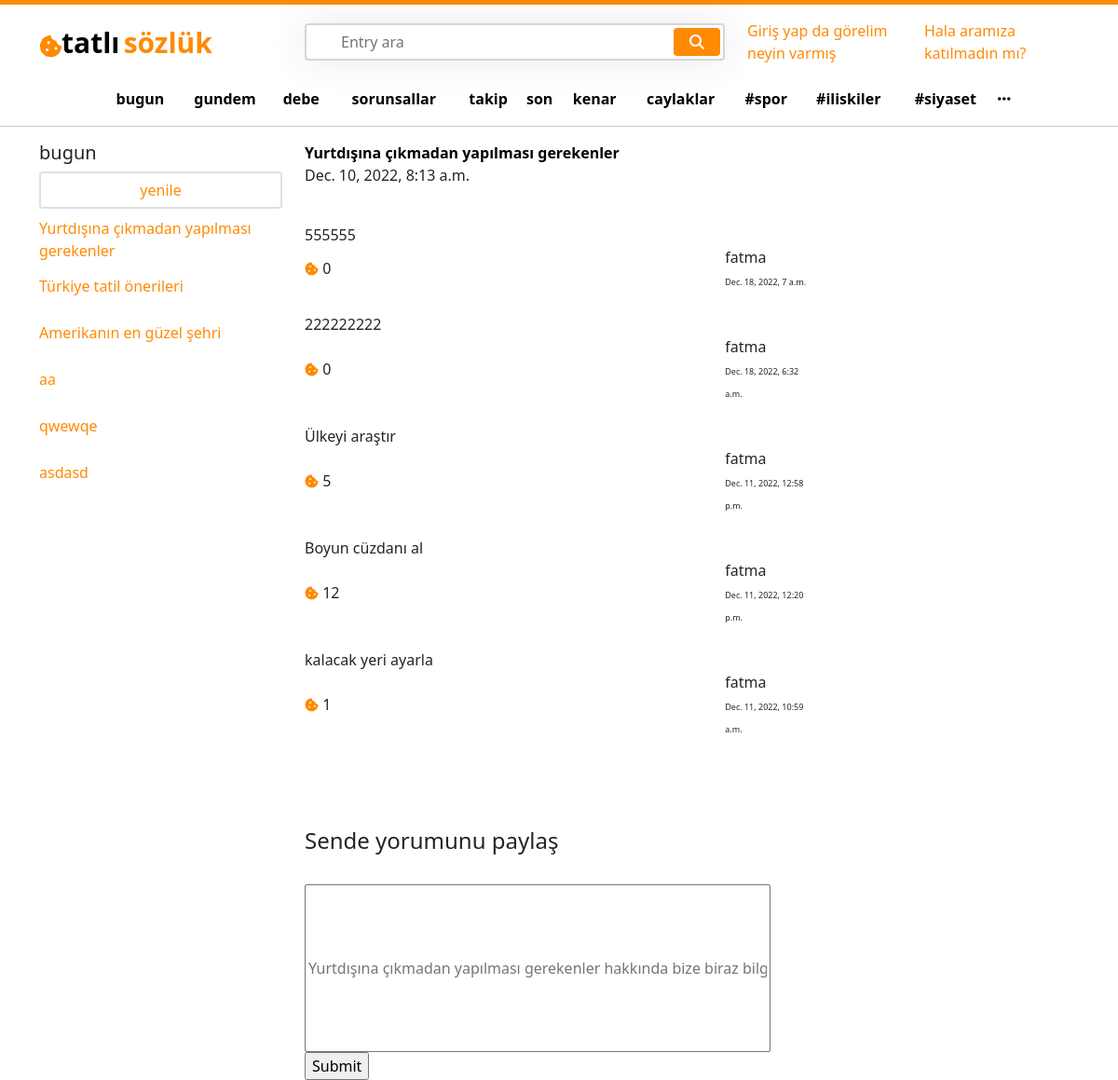
The page /Yurtdışına çıkmadan yapılması gerekenler/ on the database as committed earlier.
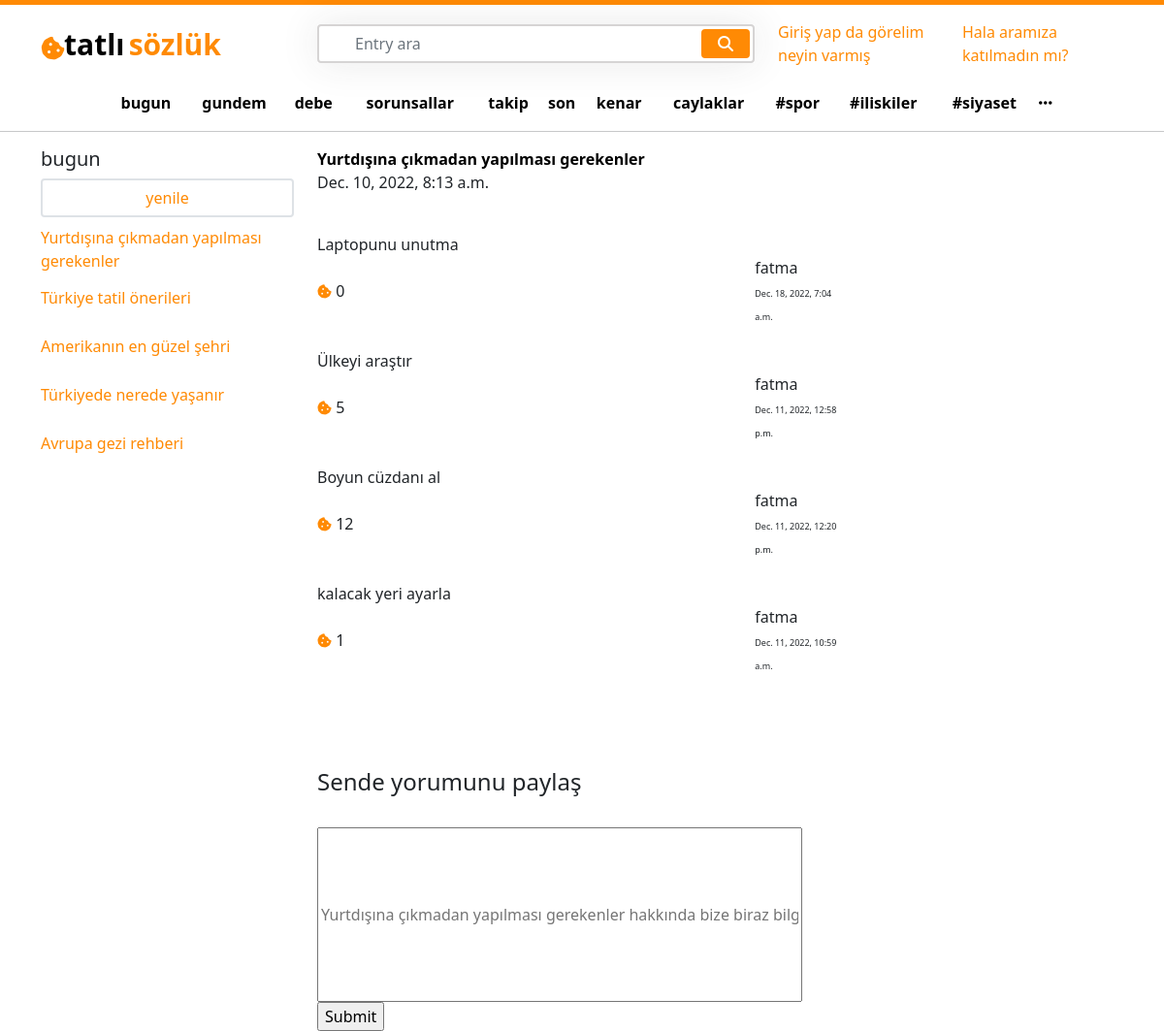
The same page on the database as committed later.
### entry/models.py (models this page shows, shortened)
class Entry(models.Model):
    user = models.ForeignKey(User, on_delete=models.CASCADE)
    entry_slug =  models.CharField(max_length=85, blank=True, null=True)
    entry_name =  models.CharField(max_length=85, blank=True, null=True)
    created_at = models.DateTimeField(auto_now_add=True)
    updated_at = models.DateTimeField(auto_now=True)

class EntryComments(models.Model):
    writer = models.ForeignKey(User, on_delete=models.CASCADE)
    comment_body =  models.CharField(max_length=85, blank=True, null=True)
    commented_entry = models.ForeignKey(Entry, on_delete=models.CASCADE)
    likes_to_the_comment = models.PositiveIntegerField(default=0)
    created_at = models.DateTimeField(auto_now_add=True)

### user/models.py (models this page shows, shortened)
class User(AbstractBaseUser):
    email = models.EmailField(max_length=100, unique=True)
    username = models.CharField(max_length=50, unique=True)
    date_joined = models.DateTimeField(auto_now_add=True)
    last_login = models.DateTimeField(auto_now_add=True)
    created_date = models.DateTimeField(auto_now_add=True)
    modified_date = models.DateTimeField(auto_now=True)
    is_admin = models.BooleanField(default=True)
    is_staff = models.BooleanField(default=True)
    is_active = models.BooleanField(default=True)
    is_superadmin = models.BooleanField(default=True)
    USERNAME_FIELD = 'email'
    REQUIRED_FIELDS = ['username']
    objects = UserManager()

### entry/views.py (the view)
# urls.py: path('<str:pk>/', views.entry_detail, name='entry_detail'),
def entry_detail(request, pk):
    all_entries = Entry.objects.all()
    entry_detail = get_object_or_404(Entry, entry_name=pk)
    bring_entry_info = Entry.objects.filter(entry_name=pk)
    entry_comment = EntryComments.objects.filter(commented_entry__entry_name=pk).order_by('-created_at')
    if request.method == "POST":
        comment_body = request.POST['comment_body']
        new_comment = EntryComments.objects.create(commented_entry=entry_detail, comment_body=comment_body)
        new_comment.save()
    context = {
        'entry_detail' : entry_detail,
        "all_entries" :  all_entries,
        'bring_entry_info' : bring_entry_info,
        'entry_comment' :entry_comment,
    }
    return render(request, "entry_detail.html",context)

### templates/entry_detail.html (shortened to what this page needs)
{% extends 'base.html' %}
{% load static %}
{% block content %}
<div class="col-lg-6 ">
    <div class="row">
        {% for i in bring_entry_info %}
            <div class="col-lg-12">
                <a href="{% url 'entry_detail' i.id %}" >
                    <b style="color:black ;">  {{i.entry_name}}</b>
                </a>
            </div>
            <div class="col-lg-12">
                {{i.created_at}}
            </div>
            <div class="col-lg-12 mt-3">
                {% for a in entry_comment %}
                <div class="col-lg-12 mt-4">
                    {{a.comment_body}}
                </div>
                   <div class="row justify-content-between">
                        <div class="col-lg-3 my-auto">
                            <i class="fa-solid fa-cookie-bite" id="logo" style="font-size:15px ;"></i>
                            {{a.likes_to_the_comment}}
                        </div>
                        <div class="col-lg-5">
                            <div class="row justify-content-end">
                                <div class="col-lg-6">
                                    <div class="col-lg-12">
                                        {{a.commented_entry.user.username}}
                                    </div>
                                    <div class="col-lg-12">
                                       <small style="font-size: 9px;">{{a.created_at}}</small>
                                    </div>
                                </div>
                            </div>
                        </div>
                    </div>
                {% endfor %}
            </div>
        <div class="col-lg-12">
            <form action="" method="POST">
                <div class="col-lg-12">
                    <b>{{searched_entry}}</b><br><br><br><br>
                    <h4>Sende yorumunu paylaş </h4>
                     <br>
<input placeholder="{{i.entry_name}} hakkında bize biraz bilgi ver" name="comment_body" style="height:180px; width: 500px;"></input>{{form.comment_body}}
                    <br>
                    <input type="submit" value="Submit">
                </div>
            </form>
        </div>
        {% endfor %}
    </div>
</div>
{% endblock %}

### templates/base.html (shortened to what this page needs)
{% load static %}
<!DOCTYPE html>
<html lang="en">
<head>
    <link href="https://cdn.jsdelivr.net/npm/bootstrap@5.1.3/dist/css/bootstrap.min.css" rel="stylesheet">
    <link rel="stylesheet" href="https://cdnjs.cloudflare.com/ajax/libs/font-awesome/6.2.1/css/all.min.css" />
    <link rel="stylesheet" href="{% static 'css/home.css' %}">
</head>
<body>
    <div class="topline"></div>
    <div class="container mt-3">
        <div class="row d-flex align-items-center">
            <div class="col-lg-3">
                <div class="row">
                    <div class="col-lg-1" style="margin-top: 14px;">
                        <i class="fa-solid fa-cookie-bite" id="logo" style="font-size:25px ;"></i>
                    </div>
                    <div class="col-lg-10">
                        <a href="{% url 'home' %}">
                            <span class="logo_left p-0 m-0" style="color: black;">tatlı</span>
                            <span class="logo_right p-0 m-0">sözlük</span>
                        </a>
                    </div>
                </div>
            </div>
            <div class="col-5">
                <div class="search">
                    <form action="{% url 'entrypage' %}" method="POST">
                        <input type="text" class="form-control" name="searched_entry" placeholder="Entry ara">
                        <button type="submit" name="search_entry_button" value="Submit" class="btn btn-primary"><i class="fa fa-search"></i></button>
                    </form>
                </div>
            </div>
            <div class="col-lg-4">
                <div class="row justify-content-end">
                    {% if request.user.is_authenticated %}
                    <div class="col-lg-3 my-auto">
                        <a href="{% url 'user_page' %}" style="text-decoration: none;">
                            <i class="fa-regular fa-user" style=" color:  rgb(255, 138, 4);;"></i>
                            <span>{{request.user.username}}</span>
                        </a>
                    </div>
                    <div class="col-lg-3">
                        <button type="button" class="btn btn-primary topbtn">
                            <i class="fa-regular fa-message"></i>
                            <span>mesaj</span>
                        </button>
                    </div>
                    <div class="col-lg-3">
                        <button type="button" class="btn btn-primary topbtn">
                            <i class="fa-solid fa-arrow-trend-up"></i>
                            <span>olay</span>
                        </button>
                    </div>
                    <div class="col-lg-2 my-auto dots_for_box" >
                        <span style="cursor: pointer;">
                            <i class="fa-solid fa-ellipsis" style=" color:  rgb(255, 138, 4);;"></i>
                        </span>
                    </div>
                    <div class="base_box_top p-0" id="base_box_top">
                        <div class="row">
                            <a href="" style="color: black;" class="base_box_top_div">
                                <div class="col-lg-12 p-2">
                                    <span>kanallar</span>
                                </div>
                            </a>
                           <a href="" style="color: black;" class="base_box_top_div">
                                <div class="col-lg-12 p-2 ">
                                    <span>çöp</span>
                                </div>
                            </a>
                            <a href="" style="color: black;" class="base_box_top_div">
                                <div class="col-lg-12 p-2">
                                    <span>ayarlar</span>
                                </div>
                            </a>
                            <a href="" style="color: black;" class="base_box_top_div">
                                <div class="col-lg-12 p-2">
                                    <span>gece modu</spa>
                                </div>
                            </a>
                            <a href="" style="color: black;" class="base_box_top_div">
                                <div class="col-lg-12 p-2">
                                    <span>takip/engellenmiş</span>
                                </div>
                            </a>
                            <a href="{% url 'logout' %}" style="color: black;" class="base_box_top_div">
                                <div class="col-lg-12 p-2 ">
                                    <span>çıkış yap</span>
                                </div>
                            </a>
                        </div>
                    </div>
                    <div class="col-lg-12">
                        {% else %}
                        <a href="{% url 'login' %}" style="width: 50%;">Giriş yap da görelim neyin varmış</a>
                        <a href="{% url 'register' %}" style="width: 50%;">Hala aramıza katılmadın mı?</a>
                        {% endif %}
                    </div>
                </div>
            </div>
        </div>
        <div class="row justify-content-center mt-4">
            <table style="width:80%">
                <tr>
                  <td><a href="" class="td ">bugun</a></td>
                  <td><a href="" class="td">gundem</a></td>
                  <td><a href="" class="td">debe</a></td>
                  <td><a href="" class="td">sorunsallar</a></td>
                  <td><a href="" class="td">takip</a></td>
                  <td><a href="" class="td">son</a></td>
                  <td><a href="" class="td">kenar</a></td>
                  <td><a href="" class="td">caylaklar</a></td>
                  <td><a href="" class="td">#spor</a></td>
                  <td><a href="" class="td">#iliskiler</a></td>
                  <td><a href="" class="td">#siyaset</a></td>
                  <td><a href="" class="td"><i class="fa-solid fa-ellipsis"></i></a></td>
                </tr>
              </table>
        </div>
<hr>
<div class="container">
    <div class="row">
        <div class="col-lg-3 main_left">
            <div class="col-lg-12">
                <h5>bugun</h5>
            </div>
            <div class="col-lg-12">
                <button class="btn btn-light w-100 border border-2" style="background-color: transparent !important;">
                 <a href="" style=" text-decoration: none; color:  rgb(255, 138, 4);;">yenile</a>
                </button>
            </div>
            <div class="col-lg-12 mt-2">
                <ul class='p-0 ul_left'>
                        {% for i in all_entries %}
                        <li class="li">
                            <a href="{% url 'entry_detail' i.entry_name %}">
                            {{i.entry_name}}
                            </a>
                        </li>
                        {% endfor %}
                </ul>
            </div>
        </div>
{% block content %}
{% endblock %}
</body>
</html>

### static/css/home.css (style rules this page uses)
.topline { width: 100%; background-color: rgb(255, 138, 4); height: 5px; }
.logo_left { font-size: 30px; font-weight: 600; }
.logo_right { font-size: 30px; font-weight: 600; color: rgb(255, 138, 4); }
#logo { color: rgb(255, 138, 4); }
.search { position: relative; box-shadow: 0 0 40px rgba(51, 51, 51, .1); }
.search input { height: 40px; text-indent: 25px; border: 2px solid #d6d4d4; }
.search button { position: absolute; top: 5px; right: 5px; height: 30px; width: 50px; background: rgb(92, 4, 255); display: flex; align-items: center; justify-content: center; }
.td { font-weight: 600; font-size: 16px; color: black; text-decoration: none; display: flex; align-items: center; justify-content: center; }
.main_left { overflow-y: scroll; height:820px; scrollbar-color: rebeccapurple green; scrollbar-width: thin; }
.li { text-decoration: none; list-style: none; height: 50px; display: flex; align-items: center; }
button { background-color: rgb(255, 138, 4) !important; border: none !important; }
a { color: rgb(255, 138, 4);; text-decoration: none; }

Rows that differ between the two databases and show on the page:
removed Entry: entry_name "aa", shown under "bugun"
removed Entry: entry_name "qwewqe", shown under "bugun"
removed Entry: entry_name "asdasd", shown under "bugun"
removed EntryComments: comment_body "555555", likes_to_the_comment "0", commented_entry.user.username "fatma", created_at "Dec. 18, 2022, 7 a.m.", shown under Entry "Yurtdışına çıkmadan yapılması gerekenler"
removed EntryComments: comment_body "222222222", likes_to_the_comment "0", commented_entry.user.username "fatma", created_at "Dec. 18, 2022, 6:32 a.m.", shown under Entry "Yurtdışına çıkmadan yapılması gerekenler"
added Entry: entry_name "Türkiyede nerede yaşanır", shown under "bugun"
added Entry: entry_name "Avrupa gezi rehberi", shown under "bugun"
added EntryComments: comment_body "Laptopunu unutma", likes_to_the_comment "0", commented_entry.user.username "fatma", created_at "Dec. 18, 2022, 7:04 a.m.", shown under Entry "Yurtdışına çıkmadan yapılması gerekenler"
